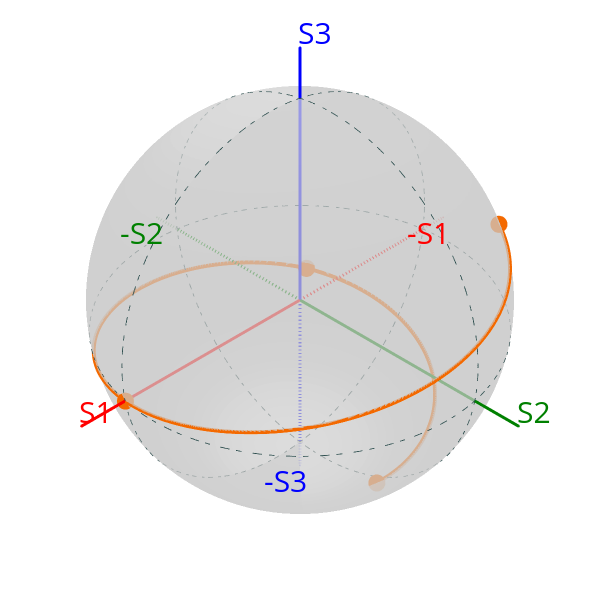

Notebook source saved alongside this figure:
### Code cell
# Espiral para N=5 y quito el ultimo punto
print(f"Volume: {volume:.3f}, Area: {area:.3f}, ratio: {volume/area:.3f}")
S.draw_poincare(colormap='hot',kind='scatterline')

### Figure 1 — Plotly figure (JSON) as saved in the notebook; plotly's stock layout.template omitted (floating-point values rounded to 4 significant figures; data arrays with more than 128 entries replaced by an {"elided": "..."} marker saying what was removed)
{"data": [{"hoverinfo": "skip", "line": {"color": "red", "width": 6}, "marker": {"size": 1}, "name": "S1", "scene": "scene", "type": "scatter3d", "x": [0, 1.2], "y": [0, 0], "z": [0, 0]}, {"hoverinfo": "skip", "line": {"color": "red", "dash": "dash", "width": 6}, "marker": {"size": 1}, "name": "-S1", "scene": "scene", "type": "scatter3d", "x": [0, -1.2], "y": [0, 0], "z": [0, 0]}, {"hoverinfo": "skip", "line": {"color": "green", "width": 6}, "marker": {"size": 1}, "name": "S2", "scene": "scene", "type": "scatter3d", "x": [0, 0], "y": [0, 1.2], "z": [0, 0]}, {"hoverinfo": "skip", "line": {"color": "green", "dash": "dash", "width": 6}, "marker": {"size": 1}, "name": "-S2", "scene": "scene", "type": "scatter3d", "x": [0, 0], "y": [0, -1.2], "z": [0, 0]}, {"hoverinfo": "skip", "line": {"color": "blue", "width": 6}, "marker": {"size": 1}, "name": "S3", "scene": "scene", "type": "scatter3d", "x": [0, 0], "y": [0, 0], "z": [0, 1.2]}, {"hoverinfo": "skip", "line": {"color": "blue", "dash": "dash", "width": 6}, "marker": {"size": 1}, "name": "-S3", "scene": "scene", "type": "scatter3d", "x": [0, 0], "y": [0, 0], "z": [0, -1.2]}, {"line": {"color": "darkslategrey", "dash": "dashdot", "width": 2}, "mode": "lines", "name": "S3=0", "scene": "scene", "type": "scatter3d", "x": {"elided": "361 float values"}, "y": {"elided": "361 float values"}, "z": {"elided": "361 float values"}}, {"line": {"color": "darkslategrey", "dash": "dashdot", "width": 2}, "mode": "lines", "name": "S2=0", "scene": "scene", "type": "scatter3d", "x": {"elided": "361 float values"}, "y": {"elided": "361 float values"}, "z": {"elided": "361 float values"}}, {"line": {"color": "darkslategrey", "dash": "dashdot", "width": 2}, "mode": "lines", "name": "S1=0", "scene": "scene", "type": "scatter3d", "x": {"elided": "361 float values"}, "y": {"elided": "361 float values"}, "z": {"elided": "361 float values"}}, {"cmax": 1, "cmin": 0, "colorscale": [[0, "rgb(255,255,255)"], [0.125, "rgb(240,240,240)"], [0.25, "rgb(217,217,217)"], [0.375, "rgb(189,189,189)"], [0.5, "rgb(150,150,150)"], [0.625, "rgb(115,115,115)"], [0.75, "rgb(82,82,82)"], [0.875, "rgb(37,37,37)"], [1, "rgb(0,0,0)"]], "customdata": [], "hovertemplate": "S1: %{x:.3f}<br>S2: %{y:.3f}<br>S3: %{z:.3f}<br>Parameter: %{customdata:.3f}", "lighting": {"ambient": 0.9, "diffuse": 0, "fresnel": 0.2, "roughness": 0.5, "specular": 0.05}, "name": "Sphere", "opacity": 0.7, "scene": "scene", "showlegend": false, "showscale": false, "surfacecolor": {"elided": "100x100 float values"}, "type": "surface", "x": {"elided": "100x100 float values"}, "y": {"elided": "100x100 float values"}, "z": {"elided": "100x100 float values"}}, {"customdata": [], "hovertemplate": "S1: %{x:.3f}<br>S2: %{y:.3f}<br>S3: %{z:.3f}<br>Parameter: %{customdata:.3f}", "marker": {"color": [1.0, 1.0, 1.0, 1.0], "colorscale": [[0, "rgb(0,0,0)"], [0.3333, "rgb(230,0,0)"], [0.6667, "rgb(255,210,0)"], [1, "rgb(255,255,255)"]], "size": 10}, "mode": "markers", "name": "S_picked", "scene": "scene", "type": "scatter3d", "x": [0.05246, -0.6758, 1.0, -0.6758], "y": [0.5977, -0.6191, -2.449e-16, 0.6191], "z": [-0.8, -0.4, 6.123e-17, 0.4]}, {"customdata": [], "hovertemplate": "S1: %{x:.3f}<br>S2: %{y:.3f}<br>S3: %{z:.3f}<br>Parameter: %{customdata:.3f}", "line": {"color": {"elided": "207 float values"}, "colorscale": [[0, "rgb(0,0,0)"], [0.3333, "rgb(230,0,0)"], [0.6667, "rgb(255,210,0)"], [1, "rgb(255,255,255)"]], "width": 8}, "mode": "lines", "name": "S_picked int.", "scene": "scene", "type": "scatter3d", "x": {"elided": "207 float values"}, "y": {"elided": "207 float values"}, "z": {"elided": "207 float values"}}], "layout": {"height": 600, "margin": {"b": 20, "l": 20, "r": 20, "t": 20}, "scene": {"annotations": [{"font": {"color": "red", "size": 30}, "showarrow": false, "text": "S1", "x": 1.2, "xshift": 15, "y": 0, "yshift": 15, "z": 0}, {"font": {"color": "red", "size": 30}, "showarrow": false, "text": "-S1", "x": -1.2, "xshift": -15, "y": 0, "yshift": -15, "z": 0}, {"font": {"color": "green", "size": 30}, "showarrow": false, "text": "S2", "x": 0, "xshift": 15, "y": 1.2, "yshift": 15, "z": 0}, {"font": {"color": "green", "size": 30}, "showarrow": false, "text": "-S2", "x": 0, "xshift": -15, "y": -1.2, "yshift": -15, "z": 0}, {"font": {"color": "blue", "size": 30}, "showarrow": false, "text": "S3", "x": 0, "xshift": 15, "y": 0, "yshift": 15, "z": 1.2}, {"font": {"color": "blue", "size": 30}, "showarrow": false, "text": "-S3", "x": 0, "xshift": -15, "y": 0, "yshift": -15, "z": -1.2}], "camera": {"center": {"x": 0, "y": 0, "z": 0}, "eye": {"x": 0.75, "y": 0.75, "z": 0.75}, "up": {"x": 0, "y": 0, "z": 1}}, "domain": {"x": [0, 1], "y": [0, 1]}, "xaxis": {"showbackground": false, "showgrid": false, "visible": false, "zeroline": false}, "yaxis": {"showbackground": false, "showgrid": false, "visible": false, "zeroline": false}, "zaxis": {"showbackground": false, "showgrid": false, "visible": false, "zeroline": false}}, "showlegend": false, "width": 600}}
